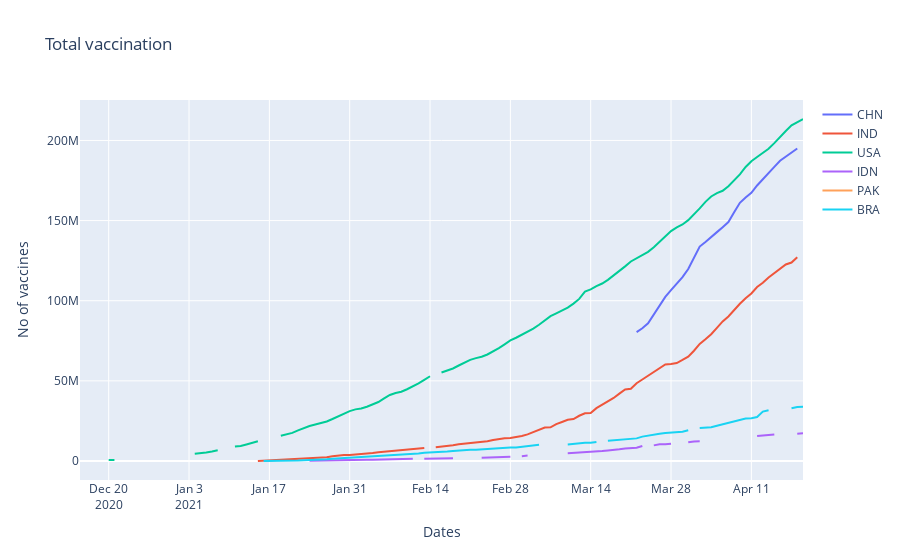

The code cell stored with this chart in its notebook:
### Code cell
fig = go.Figure()
for i in range(6):
    fig.add_trace(go.Scatter(x=dfs[i]['date'], y=dfs[i]['total_vaccinations'],
                    mode='lines',
                    name=iso_6[i]))
fig.update_layout(title='Total vaccination',
                   xaxis_title='Dates',
                   yaxis_title='No of vaccines')
fig.show()
